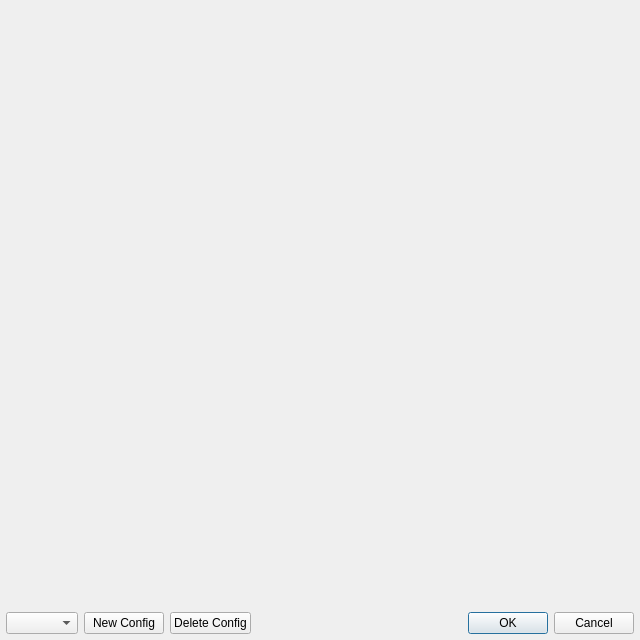
<?xml version="1.0" encoding="UTF-8"?>
<ui version="4.0">
 <class>PortConfiguration</class>
 <widget class="QDialog" name="PortConfiguration">
  <property name="geometry">
   <rect>
    <x>0</x>
    <y>0</y>
    <width>640</width>
    <height>640</height>
   </rect>
  </property>
  <property name="windowTitle">
   <string>Port Configuration</string>
  </property>
  <layout class="QVBoxLayout" name="verticalLayout" stretch="1,0">
   <property name="margin">
    <number>6</number>
   </property>
   <item>
    <layout class="QVBoxLayout" name="verticalLayout_2">
     <property name="spacing">
      <number>6</number>
     </property>
     <property name="leftMargin">
      <number>0</number>
     </property>
     <item>
      <widget class="PortsWidget" name="analogs" native="true"/>
     </item>
     <item>
      <widget class="PortsWidget" name="digitals" native="true"/>
     </item>
    </layout>
   </item>
   <item>
    <layout class="QHBoxLayout" name="horizontalLayout_2" stretch="0,0,0,1">
     <item>
      <widget class="QComboBox" name="configs"/>
     </item>
     <item>
      <widget class="QPushButton" name="newConfig">
       <property name="text">
        <string>New Config</string>
       </property>
      </widget>
     </item>
     <item>
      <widget class="QPushButton" name="deleteConfig">
       <property name="text">
        <string>Delete Config</string>
       </property>
      </widget>
     </item>
     <item>
      <widget class="QDialogButtonBox" name="buttonBox_2">
       <property name="standardButtons">
        <set>QDialogButtonBox::Cancel|QDialogButtonBox::Ok</set>
       </property>
      </widget>
     </item>
    </layout>
   </item>
  </layout>
 </widget>
 <customwidgets>
  <customwidget>
   <class>PortsWidget</class>
   <extends>QWidget</extends>
   <header>ports_widget.hpp</header>
   <container>1</container>
  </customwidget>
 </customwidgets>
 <resources/>
 <connections>
  <connection>
   <sender>buttonBox_2</sender>
   <signal>accepted()</signal>
   <receiver>PortConfiguration</receiver>
   <slot>accept()</slot>
   <hints>
    <hint type="sourcelabel">
     <x>520</x>
     <y>621</y>
    </hint>
    <hint type="destinationlabel">
     <x>433</x>
     <y>597</y>
    </hint>
   </hints>
  </connection>
  <connection>
   <sender>buttonBox_2</sender>
   <signal>rejected()</signal>
   <receiver>PortConfiguration</receiver>
   <slot>reject()</slot>
   <hints>
    <hint type="sourcelabel">
     <x>577</x>
     <y>626</y>
    </hint>
    <hint type="destinationlabel">
     <x>592</x>
     <y>596</y>
    </hint>
   </hints>
  </connection>
 </connections>
</ui>
